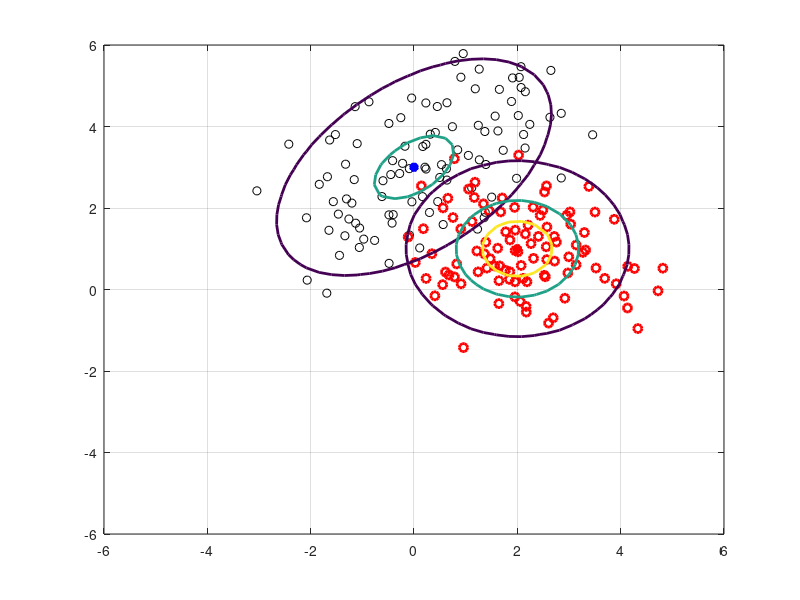

The MATLAB source for this figure: (Note: this script raises an error after producing the figure.)
C1 = [2,1;1,2];
C2 = [1,0;0,1];
m1 = [0;3];
m2 = [2;1];

numGrid = 50;
xRange = linspace(-6.0, 6.0, numGrid);
yRange = linspace(-6.0, 6.0, numGrid);
P1 = zeros(numGrid, numGrid);
P2 = P1;
for i = 1:numGrid
    for j = 1:numGrid
        x = [yRange(j) xRange(i)]';
        P1(i,j) = mvnpdf(x', m1', C1);
        P2(i,j) = mvnpdf(x', m2', C2);
    end
end
Pmax = max(max([P1 P2]));
N1 = 100; N2 = 100;
X1 = mvnrnd(m1, C1, N1);
X2 = mvnrnd(m2, C2, N2);

figure(1),clf
plot(X1(:,1),X1(:,2),'ko',X2(:,1),X2(:,2),'ro','LineWidth', 2);grid on;hold on;

contour(xRange, yRange, P1, [0.1*Pmax 0.5*Pmax 0.8*Pmax], 'LineWidth', 2);
hold on;
plot(m1(1),m1(2), 'b*', 'LineWidth', 4);
contour(xRange, yRange, P2, [0.1*Pmax 0.5*Pmax 0.8*Pmax], 'LineWidth', 2);
plot(m2(1),m2(2), 'r*', 'LineWidth', 4);



syms x y
f = [x-m1(1),y-m1(2)]*inv(C1)*[x-m1(1),y-m1(2)]'-[x-m2(1),y-m2(2)]*inv(C2)*[x-m2(1),y-m2(2)]';
h = ezplot(f, [-6 6] , [-6 6]);
axis([-6 5.5 -6 5.4]);
set(h,'Color','k','LineWidth',2);

% %bayes
% wb = 2*inv(C1)*(m2-m1);
% % bb = m1'*inv(C1)*m1 - m2'*inv(C1)*m2;
% bb = (-1)*(m1'*inv(C1)*m1 - m2'*inv(C1)*m2)/wb(2);
% % bb = (-1)*(m1'*inv(C1)*m1 - m2'*inv(C1)*m2);
% kb = (-1)*wb(1)/wb(2);
% 
% 
% xb=linspace(-6,6,20);
% yb = xb*kb + bb;
% figure(1),
% plot(xb,yb,'m','LineWidth', 2); 
% 
% w0 = m1'*inv(C1)*m1 - m2'*inv(C1)*m2;


%  draw Bayes boundary

PP1 = zeros(N1,N1);PP2 = zeros(N2,N2);
%xB=linspace(-6,6,N1);yB=linspace(-6,6,N1);
xB=linspace(-6,6,N1);yB=linspace(-6,6,N1);
for i = 1:N1
    for j = 1:N1
        G1 = ([xB(j);yB(i)]-m1)'*inv(C1)*([xB(j);yB(i)]-m1);
        G2 = ([xB(j);yB(i)]-m2)'*inv(C2)*([xB(j);yB(i)]-m2);
        PP1(i,j) = 1/(1 + (det(C1)/det(C2))^(1/2)*exp(1/2*(G1-G2)));
        %PP1(i,j) = 1/(1 + (det(C2)/det(C1))^(1/2)*exp(1/2*(G2-G1)));
    end
end
[XB1,YB1]=meshgrid(xB,yB);

for i = 1:N2
    for j = 1:N2
        G1 = ([xB(j);yB(i)]-m1)'*inv(C1)*([xB(j);yB(i)]-m1);
        G2 = ([xB(j);yB(i)]-m2)'*inv(C2)*([xB(j);yB(i)]-m2);
        PP2(i,j) = 1/(1 + (det(C2)/det(C1))^(1/2)*exp(1/2*(G2-G1)));
        %PP2(i,j) = 1/(1 + (det(C1)/det(C2))^(1/2)*exp(1/2*(G1-G2)));
    end
end
[XB2,YB2]=meshgrid(xB,yB);

surf(XB1,YB1,PP1);hold on;
surf(XB2,YB2,PP2);hold on;
colormap winter;shading interp;







